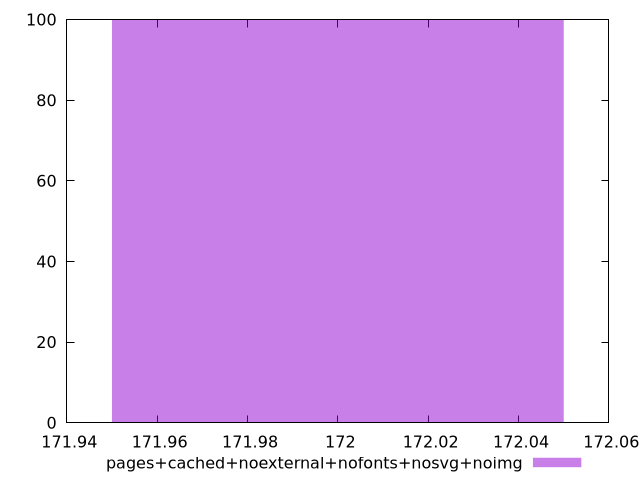

Write the gnuplot code that produced this figure.
$_pagesCachedNoexternalNofontsNosvgNoimg <<EOF
172 100
EOF
set key outside below
set terminal pngcairo
set output "report_00005_2020-11-02T22-26-11.212Z/dom-size/pages+cached+noexternal+nofonts+nosvg+noimg//raw_hist.png"
set yrange [0:100]
set boxwidth 0.1
set style fill transparent solid 0.5 noborder
plot $_pagesCachedNoexternalNofontsNosvgNoimg title "pages+cached+noexternal+nofonts+nosvg+noimg" with boxes ,
